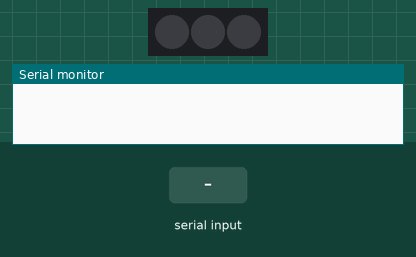
Simulated run of this sketch. Board: Arduino Uno, built with avr-gcc and run on an emulated ATmega328P. Parts: 3 RGB LEDs in strip order, left to right, the last lines printed to the serial monitor. The test bench sets the inputs (shaded band).

Above: at 1.2 s.
1.3 s: "1" received over the second serial link
At 1.8 s:
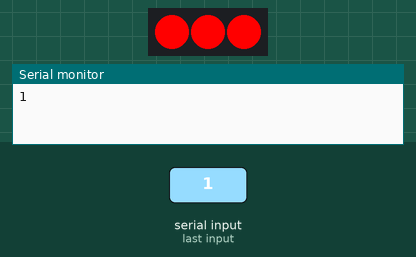
2.8 s: "2" received over the second serial link
At 4.2 s:
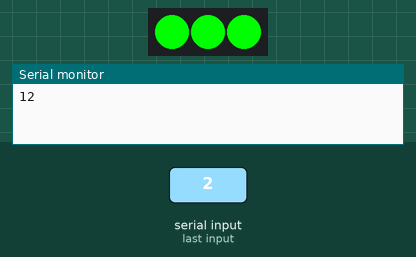
Timing chart, 0 to 5.8 s (numbered marks = the images above; inputs shaded):
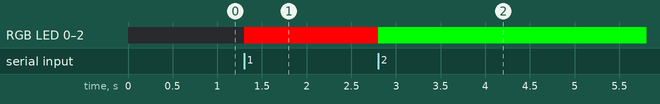

Measured:
- after the input at 1.3 s, RGB LED 0–2: off → RGB(255, 0, 0) at once
- after the input at 2.8 s, RGB LED 0–2: RGB(255, 0, 0) → RGB(0, 255, 0) at once

The sketch:

Bluetooth_2.ino
```cpp
#include <SoftwareSerial.h>
#include <Adafruit_NeoPixel.h>


SoftwareSerial BTSerial(2, 3);
Adafruit_NeoPixel strip = Adafruit_NeoPixel(3, 6, NEO_GRB + NEO_KHZ800);

char data;

void setup() {
  BTSerial.begin(9600);
  Serial.begin(9600);
  strip.begin();
}

void loop() {
  if (BTSerial.available()) {
    data = BTSerial.read();
    Serial.write(data);

    if (data == '1') {
      for (int i = 0; i < 3; i++) {
        strip.setPixelColor(i, 255, 0, 0);
        strip.show();
      }
    }

    if (data == '2') {
      for (int i = 0; i < 3; i++) {
        strip.setPixelColor(i, 0, 255, 0);
        strip.show();
      }
    }
  }
}
```
